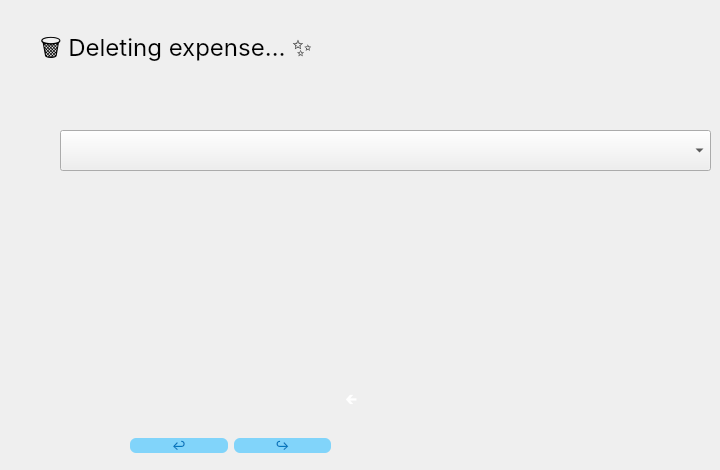
      <widget class="QWidget" name="deleteExpensePage">
       <widget class="QComboBox" name="deleteExpenseComboBox">
        <property name="geometry">
         <rect>
          <x>60</x>
          <y>130</y>
          <width>651</width>
          <height>41</height>
         </rect>
        </property>
        <property name="font">
         <font>
          <family>Inter</family>
          <pointsize>14</pointsize>
         </font>
        </property>
       </widget>
       <widget class="QLabel" name="label_8">
        <property name="geometry">
         <rect>
          <x>40</x>
          <y>10</y>
          <width>391</width>
          <height>81</height>
         </rect>
        </property>
        <property name="font">
         <font>
          <family>Inter</family>
          <pointsize>18</pointsize>
         </font>
        </property>
        <property name="text">
         <string>🗑️ Deleting expense… ✨</string>
        </property>
       </widget>
       <widget class="QWidget" name="layoutWidget">
        <property name="geometry">
         <rect>
          <x>290</x>
          <y>380</y>
          <width>248</width>
          <height>42</height>
         </rect>
        </property>
        <layout class="QHBoxLayout" name="horizontalLayout_9">
         <item>
          <widget class="QPushButton" name="pushButton_13">
           <property name="minimumSize">
            <size>
             <width>120</width>
             <height>40</height>
            </size>
           </property>
           <property name="font">
            <font>
             <family>Inter</family>
             <pointsize>-1</pointsize>
             <weight>75</weight>
             <bold>true</bold>
            </font>
           </property>
           <property name="styleSheet">
            <string notr="true">QPushButton {
    background: qlineargradient(x1:0, y1:0, x2:0, y2:1,
                               stop:0 #8B5CF6, stop:1 #7C3AED);
    color: white;
    border: none;
    border-radius: 10px;
    padding: 10px 20px;
    font-size: 14px;
    font-weight: bold;
    min-width: 80px;
}

QPushButton:hover {
    background: qlineargradient(x1:0, y1:0, x2:0, y2:1,
                               stop:0 #9D78F8, stop:1 #8B5CF6);
}

QPushButton:pressed {
    background: qlineargradient(x1:0, y1:0, x2:0, y2:1,
                               stop:0 #7C3AED, stop:1 #6D28D9);
}</string>
           </property>
           <property name="text">
            <string>🡰</string>
           </property>
          </widget>
         </item>
         <item>
          <widget class="QPushButton" name="deleteExpenseButton">
           <property name="minimumSize">
            <size>
             <width>120</width>
             <height>40</height>
            </size>
           </property>
           <property name="maximumSize">
            <size>
             <width>51</width>
             <height>40</height>
            </size>
           </property>
           <property name="styleSheet">
            <string notr="true">QPushButton {
    background: qlineargradient(x1:0, y1:0, x2:0, y2:1,
                               stop:0 #8B5CF6, stop:1 #7C3AED);
    color: white;
    border: none;
    border-radius: 10px;
    padding: 10px 20px;
    font-size: 14px;
    font-weight: bold;
    min-width: 80px;
}</string>
           </property>
           <property name="text">
            <string/>
           </property>
           <property name="icon">
            <iconset>
             <normaloff>../Sidebar/icon/delete.png</normaloff>../Sidebar/icon/delete.png</iconset>
           </property>
           <property name="iconSize">
            <size>
             <width>50</width>
             <height>50</height>
            </size>
           </property>
          </widget>
         </item>
        </layout>
       </widget>
       <widget class="QWidget" name="layoutWidget">
        <property name="geometry">
         <rect>
          <x>130</x>
          <y>430</y>
          <width>201</width>
          <height>31</height>
         </rect>
        </property>
        <layout class="QHBoxLayout" name="horizontalLayout_10">
         <item>
          <widget class="QPushButton" name="unDelButton">
           <property name="font">
            <font>
             <family>Inter</family>
            </font>
           </property>
           <property name="styleSheet">
            <string notr="true">border-radius: 6px;
   background-color: #81D4FA;
        color: #0277BD;</string>
           </property>
           <property name="text">
            <string>↩</string>
           </property>
          </widget>
         </item>
         <item>
          <widget class="QPushButton" name="reDelButton">
           <property name="font">
            <font>
             <family>Inter</family>
            </font>
           </property>
           <property name="styleSheet">
            <string notr="true">border-radius: 6px;
   background-color: #81D4FA;
        color: #0277BD;</string>
           </property>
           <property name="text">
            <string>↪</string>
           </property>
          </widget>
         </item>
        </layout>
       </widget>
      </widget>
